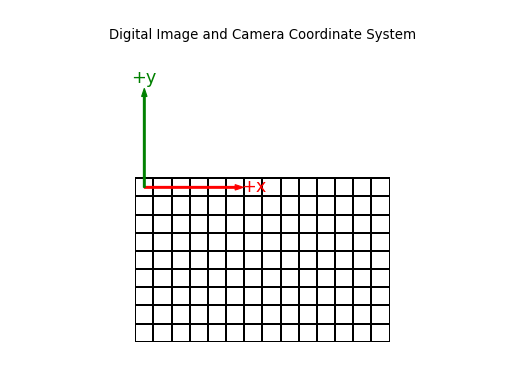

Generate this figure with Python:
# -*- coding: cp1252 -*-
import matplotlib.pyplot as plt
from mpl_toolkits.mplot3d import Axes3D
import numpy as np

# http://stackoverflow.com/questions/11140163/python-matplotlib-plotting-a-3d-cube-a-sphere-and-a-vector
from matplotlib.patches import FancyArrowPatch
from mpl_toolkits.mplot3d import proj3d

class Arrow3D(FancyArrowPatch):
    def __init__(self, xs, ys, zs, *args, **kwargs):
        FancyArrowPatch.__init__(self, (0,0), (0,0), *args, **kwargs)
        self._verts3d = xs, ys, zs

    def draw(self, renderer):
        xs3d, ys3d, zs3d = self._verts3d
        xs, ys, zs = proj3d.proj_transform(xs3d, ys3d, zs3d, renderer.M)
        self.set_positions((xs[0],ys[0]),(xs[1],ys[1]))
        FancyArrowPatch.draw(self, renderer)
        
def image_cs():
    if 0:
        fig = plt.gcf()
        #axes = fig.gca( projection='3d' )
        axes = fig.add_subplot(111, projection='3d')
        axes.set_aspect("equal")
    
        X = np.arange(-0.5, 15.)
        xlen = len(X)
        Y = np.arange(0.5, -10., -1.)
        ylen = len(Y)
        X, Y = np.meshgrid(X, Y)
        Z = np.zeros( [ylen,xlen] )
        
        surf = axes.plot_wireframe(X, Y, Z, rstride=1, cstride=1,
                linewidth=0.1, antialiased=True, color='k')
    
        for idx,(axName,color) in enumerate( zip( ('x','y','z'),
                                                  ('r','g','b') ) ):
            a = Arrow3D([0,idx==0],
                        [0,idx==1],
                        [0,idx==2], mutation_scale=1, lw=1, arrowstyle="-|>", color=color)
            axes.add_artist(a)
            axes.text3D( (idx==0)*1.1,
                         (idx==1)*1.1,
                         (idx==2)*1.1,
                         axName, color=color, horizontalalignment='left', verticalalignment='bottom' )
        
        #grid = np.zeros( (150,100) )
        #plt.pcolormesh( grid, alpha = 0 )
        
        axes.autoscale_view()
        axes.set_title('digital image and camera coordinate system')
        axes.grid(False)
        #axes.set_axis_off()
    else:
        # 2D
        for idx,(axName,color) in enumerate( zip( ('x','y'),
                                                  ('r','g') ) ):
            plt.arrow(0, 0,
                      (idx==0)*5,
                      (idx==1)*5,
                      color=color,
                      width=0.1)
                       
            plt.text((idx==0)*6,
                     (idx==1)*6,
                     '+' + axName,
                     fontsize=16,
                     color=color, horizontalalignment='center', verticalalignment='center' )
        
        # another bug?
        # plt.arrow and plt.text seem to not affect the data limits!
        # work-around: plot an invisible point.
        plt.plot(0., 7., color='none')
        
        x = np.arange(-.5, 14.5)
        y = np.arange(.5, -9.5, -1.)
        X, Y = np.meshgrid(x, y)
        Z = np.zeros( (len(y), len(x)) )
        c = plt.pcolormesh(X, Y, Z, edgecolors='k', facecolors='none')
        # just another matplotlib bug:
        # https://github.com/matplotlib/matplotlib/issues/1302
        c._is_stroked = False

        #plt.axis('equal')
        plt.axis('scaled')
        plt.axis('off')
        plt.title('Digital Image and Camera Coordinate System')
        #plt.show()

if __name__ == '__main__':
    image_cs()
